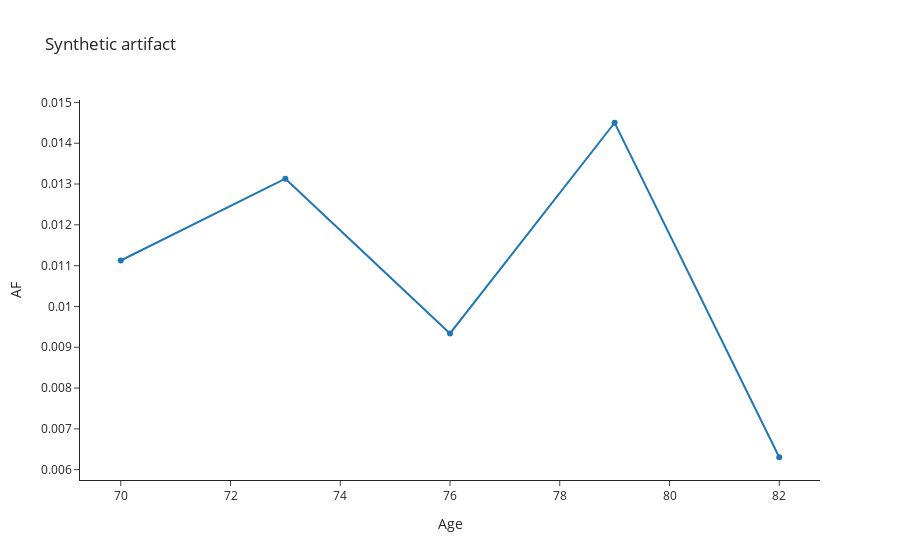
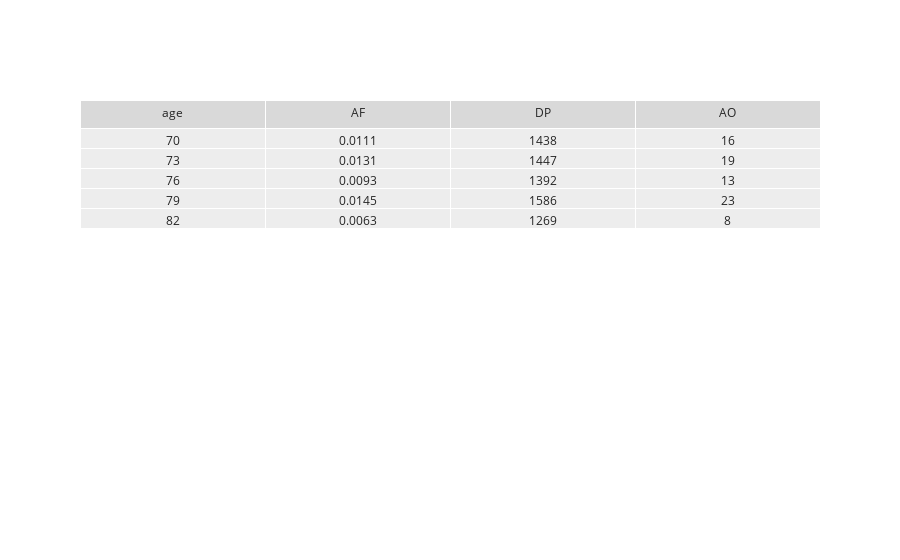

Notebook code cell kept with these figures, in order:
### Code cell
np.random.seed(1)
# Artifact length and number of artifacts
n_points = 5
init_age = 70

# Artifact follows a binomial distribution
artifact_prob = -1
while artifact_prob < 0:
    artifact_prob = np.random.normal(loc=0.01, scale=0.001)

reads = np.random.normal(loc=1_500, scale=100, size=n_points).astype(int)

# Create artifacts
# Create 4 time points spaced 3 years appart
ages = np.arange(n_points)*3

# Given a total number of reads and a probability,
# randomly select a number of alternative reads using the binomial distribution
artifact_reads = np.random.binomial(reads, artifact_prob, size=n_points)
artifacts_AF = artifact_reads/reads
artifact_df = pd.DataFrame({'age':ages + init_age,
                            'AF':artifacts_AF, 
                            'DP': reads,
                            'AO': artifact_reads})

# Plot artifact
fig = go.Figure()
fig.add_trace(
    go.Scatter(x=artifact_df.age, y=artifact_df.AF))
fig.update_layout(title='Synthetic artifact',
                  xaxis_title='Age',
                  yaxis_title='AF')
fig.show()

fig.write_image(path + 'synthetic_artifact.svg')
print(f'Artifact probability: {artifact_prob}')

fig = go.Figure(data=[go.Table(header=dict(values=artifact_df.columns),
                 cells=dict(values=[artifact_df.age, round(artifact_df.AF,4), artifact_df.DP, artifact_df.AO]))
                     ])
fig.write_image(path + 'synthetic_artifact_dataframe.svg')
fig.show()

### Figure 1 — Plotly figure (JSON) as saved in the notebook; plotly's stock layout.template omitted (floating-point values rounded to 4 significant figures)
{"data": [{"type": "scatter", "x": [70, 73, 76, 79, 82], "y": [0.01113, 0.01313, 0.009339, 0.0145, 0.006304]}], "layout": {"title": {"text": "Synthetic artifact"}, "xaxis": {"title": {"text": "Age"}}, "yaxis": {"title": {"text": "AF"}}}}

### Figure 2 — Plotly figure (JSON) as saved in the notebook; plotly's stock layout.template omitted (floating-point values rounded to 4 significant figures)
{"data": [{"cells": {"values": [[70, 73, 76, 79, 82], [0.0111, 0.0131, 0.0093, 0.0145, 0.0063], [1438, 1447, 1392, 1586, 1269], [16, 19, 13, 23, 8]]}, "header": {"values": ["age", "AF", "DP", "AO"]}, "type": "table"}], "layout": {}}
